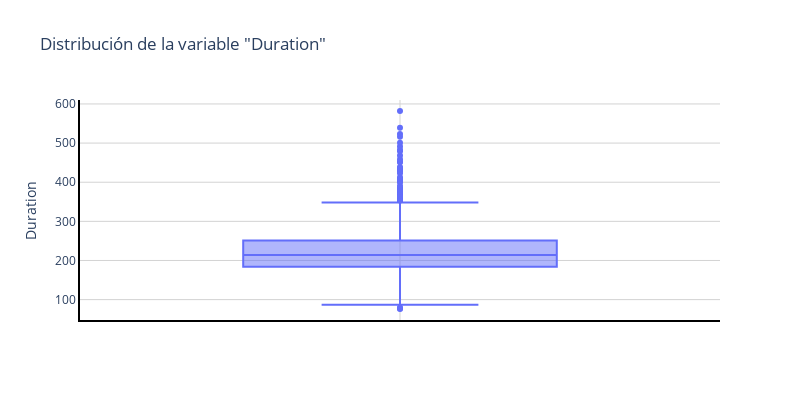

Notebook source saved alongside this figure:
### Markdown cell above
Con los valores de la variable limpios, usando un *boxplot*, se analizó la duración en la que suelen rondar la mayoría de las canciones:

### Code cell
fig = px.box(modified_dataset, y="Duration", title='Distribución de la variable "Duration"', width=800, height=400)

configurar_fondo(fig)

fig.show()

### Figure 1 — Plotly figure (JSON) as saved in the notebook; plotly's stock layout.template omitted (floating-point values rounded to 4 significant figures; data arrays with more than 128 entries replaced by an {"elided": "..."} marker saying what was removed)
{"data": [{"alignmentgroup": "True", "hovertemplate": "Duration=%{y}<extra></extra>", "legendgroup": "", "marker": {"color": "#636efa"}, "name": "", "notched": false, "offsetgroup": "", "orientation": "v", "showlegend": false, "type": "box", "x0": " ", "xaxis": "x", "y": {"elided": "940 int values"}, "y0": " ", "yaxis": "y"}], "layout": {"boxmode": "group", "height": 400, "legend": {"tracegroupgap": 0}, "plot_bgcolor": "white", "title": {"text": "Distribución de la variable \"Duration\""}, "width": 800, "xaxis": {"anchor": "y", "domain": [0, 1], "gridcolor": "lightgray", "linecolor": "black", "linewidth": 2, "showline": true}, "yaxis": {"anchor": "x", "domain": [0, 1], "gridcolor": "lightgray", "linecolor": "black", "linewidth": 2, "showline": true, "title": {"text": "Duration"}}}}
